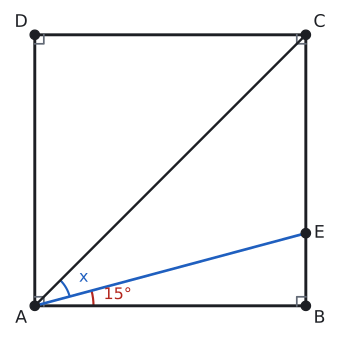

This chart was generated by the following Python code:
import sys; sys.path.insert(0, "tools")
from cizim import *

P = lambda x, y: np.array([float(x), float(y)])
uz = lambda U, V: round(float(np.linalg.norm(U - V)), 4)
def acisi(K, U, V):
    u, v = U - K, V - K
    return round(float(np.degrees(np.arccos(np.dot(u, v) / np.linalg.norm(u) / np.linalg.norm(v)))), 3)
def birim(U, V):
    t = (V - U) / np.linalg.norm(V - U); return t, np.array([-t[1], t[0]])
def ayak(Q, U, V):
    t, _ = birim(U, V); return U + np.dot(Q - U, t) * t
def yansit(Q, U, V):
    return 2 * ayak(Q, U, V) - Q
def kesisim(U1, V1, U2, V2):
    M = np.array([V1 - U1, U2 - V2]).T; s = np.linalg.solve(M, U2 - U1); return U1 + s[0] * (V1 - U1)
def cetik(U, V, n=1, renk=SOLUK, f=0.5):
    M = U + f * (V - U); t, m = birim(U, V)
    for i in range(n):
        c = M + (i - (n - 1) / 2) * 0.2 * S * t
        ax.plot(*zip(c - 0.22 * S * m, c + 0.22 * S * m), color=renk, lw=1.5)
def olcu(U, V, metin, d=0.5, renk=YAZI, fs=13, f=0.5):
    """[UV] üzerinde f oranındaki noktaya, U->V yönünün soluna d*S uzağa yazı (d < 0: sağına)."""
    M = U + f * (V - U); _, m = birim(U, V)
    ax.text(*(M + d * S * m), metin, ha="center", va="center", color=renk, fontsize=fs)
def dik_isareti(K, U, V, r=0.4):
    a_ = (U - K) / np.linalg.norm(U - K) * r * S; b_ = (V - K) / np.linalg.norm(V - K) * r * S
    ax.plot(*zip(K + a_, K + a_ + b_, K + b_), color=SOLUK, lw=1.3)
def harf(Q, metin, dx, dy, renk=YAZI, fs=13):
    ax.text(Q[0] + dx * S, Q[1] + dy * S, metin, ha="center", va="center", color=renk, fontsize=fs)
def cizgi(U, V, renk=YAZI, lw=2.2, ls="-"):
    ax.plot(*zip(U, V), color=renk, lw=lw, ls=ls)
def boya(noktalar, renk):
    ax.add_patch(patches.Polygon(noktalar, closed=True, facecolor=renk, edgecolor="none"))
def yay(K, U, V, r=0.8, renk=MAVI, n=1):
    for i in range(n): aci(ax, K, U, V, r=(r + 0.18 * i) * S, renk=renk)
def yay_yazi(K, U, V, metin, d=1.4, renk=MAVI, fs=12):
    """K köşesindeki U-K-V açısının ortasından d*S uzağa yazı."""
    u = (U - K) / np.linalg.norm(U - K); v = (V - K) / np.linalg.norm(V - K); o = (u + v) / np.linalg.norm(u + v)
    ax.text(*(K + d * S * o), metin, ha="center", va="center", color=renk, fontsize=fs)
def basla(xmin, xmax, ymin, ymax, en=5.5):
    global fig, ax
    fig, ax = sekil(en, en * (ymax - ymin) / (xmax - xmin))
    ax.set_aspect("equal"); ax.axis("off"); ax.set_xlim(xmin, xmax); ax.set_ylim(ymin, ymax)
def dortgen(A, B, C, D, dolgu=None):
    if dolgu: boya([A, B, C, D], dolgu)
    ax.plot(*zip(A, B, C, D, A), color=YAZI)
    for Q in (A, B, C, D): nokta(ax, *Q, "")
def koseler(A, B, C, D, d=0.55):
    O = (A + B + C + D) / 4
    for Q, ad in ((A, "A"), (B, "B"), (C, "C"), (D, "D")):
        y = (Q - O) / np.linalg.norm(Q - O); harf(Q, ad, d * np.sign(y[0]) * 1.1, d * np.sign(y[1]))
def dikdortgen(a, b):
    """A orijinde, [AB] yatay: A, B, C, D."""
    return P(0, 0), P(a, 0), P(a, b), P(0, b)
def dik_koseler(A, B, C, D, r=0.4):
    dik_isareti(A, B, D, r); dik_isareti(B, C, A, r); dik_isareti(C, D, B, r); dik_isareti(D, A, C, r)
def cerceve(noktalar, kenar=1.2):
    xs = [q[0] for q in noktalar]; ys = [q[1] for q in noktalar]
    return min(xs) - kenar * S, max(xs) + kenar * S, min(ys) - kenar * S, max(ys) + kenar * S

# Soru 3: E ∈ [BC], m(BAE) = 15°, [AC] köşegen -> m(EAC) = 30°.
A, B, C, D = dikdortgen(10, 10)
S = 10 / 12
E = P(10, 10 * np.tan(np.radians(15)))
print("BAE", acisi(A, B, E), "EAC", acisi(A, E, C))
basla(*cerceve([A, B, C, D], 1.2), en=4.4)
dortgen(A, B, C, D); koseler(A, B, C, D); dik_koseler(A, B, C, D, 0.4)
cizgi(A, C, YAZI, 1.8); cizgi(A, E, MAVI, 2.0)
nokta(ax, *E, ""); harf(E, "E", 0.6, 0)
yay(A, B, E, 2.6, KIRMIZI); yay_yazi(A, B, E, "15°", 3.7, KIRMIZI)
yay(A, E, C, 1.6, MAVI); yay_yazi(A, E, C, "x", 2.5, MAVI)
kaydet(fig, __file__)
